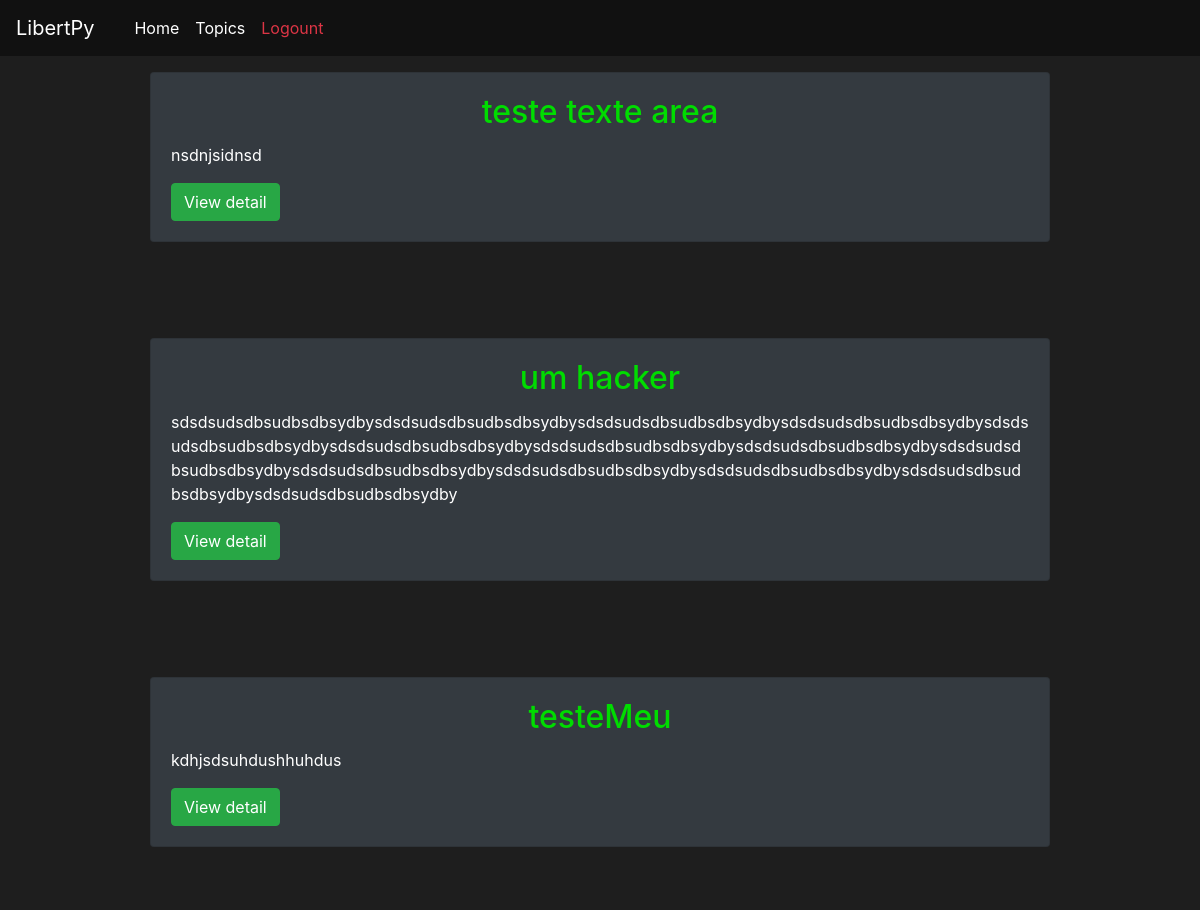
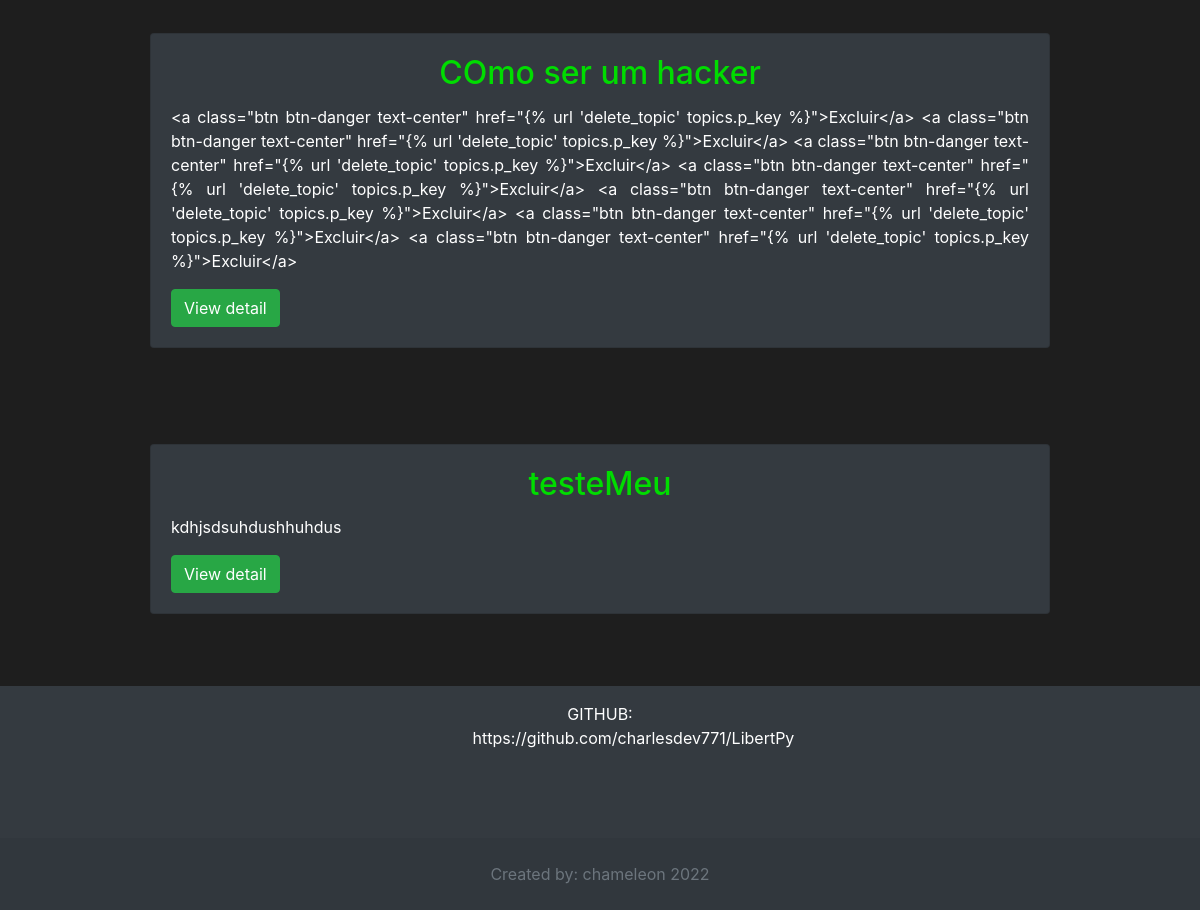
Screenshot of /topics_view/ (signed in) with the database file from the repository (2 pictures, top to bottom).
### core/models.py (models this page shows, shortened)
class Topics(models.Model):
    p_key = models.IntegerField(max_length=20, primary_key=True)
    title_topic = models.CharField(max_length=100)
    text_topic = models.CharField(max_length=300)

### core/views.py (the view)
# urls.py: path('topics_view/', topics_view, name='topics_view'),
def topics_view(request):
    try:
        topics = Topics.objects.all()
        return render(request, 'pages/topics.html', {"topics":topics})
    except Exception as error:
        return HttpResponse(error)

### core/templates/pages/topics.html (shortened to what this page needs)
{% load static %}
<!doctype html>
<html lang="pt-br">
  <head>
      <link rel="stylesheet" href="https://stackpath.bootstrapcdn.com/bootstrap/4.3.1/css/bootstrap.min.css">
    <link rel="stylesheet" href="{% static 'style.css' %}">
  </head>
  <body>
    <nav class="navbar navbar-expand-lg navbar-dark fixed-top navbar-black">
      <a class="navbar-brand" href="{% url 'home' %}">LibertPy</a>
      <div class="collapse navbar-collapse" id="drop">
        <ul class="navbar-nav ml-3">
          <li class="nav-item">
            <a class="nav-link active link-houver" href="{% url 'home' %}">Home</a>
          </li>
          <li class="nav-item">
            <a class="nav-link active" href="{% url 'topics_view' %}">Topics</a>
          </li>
          <div class="container row">
            {% if user.is_authenticated %}
            <li class="nav-item">
              <a class="nav-link text-danger" href="{% url 'logout_user' %}">Logount</a>
          {% endif %}
          </div>
        </ul>
      </div>
    </nav>
    {% for topic in topics  %}
      {% if not topic %}
          <h1 class="text-center text-dark display-1">
            Error in exibition of data
          </h1>
      {% else %}
      <section class="mt-5" id="topics">
          <div class="container-fluid">
            <div class="row justify-content-center">
                <article class="card bord-card imagem-card p-0 m-4 col-12 col-md-9 bg-dark">
                    <div class="card-body">
                      <h2 class="card-title text-center">{{ topic.title_topic }}</h2>
                      <p class="card-text text-justify text-white">{{topic.text_topic}}</p>
                      <a class="btn btn-success text-center" href="{% url 'view_detail' topic.p_key%}">View detail</a>
                    </div>
                </article>
            </div>
          </div>
        </section>
      {% endif %}
    {% endfor %}
<footer class="text-center text-lg-start bg-dark text-muted">
  <section class="">
    <div class="container text-center text-md-start mt-5">
      <div class="row mt-3">
        <div class="col-md-3 col-lg-4 col-xl-3 mx-auto mb-4 ">
          <p class="text-white mt-3">
            GITHUB: https://github.com/charlesdev771/LibertPy
          </p>
        </div>
      </div>
    </div>
  </section>
    <div class="text-center p-4 mt-5" style="background-color: rgba(0, 0, 0, 0.05);">
      <a class="text-reset fw-bold" href="https://mdbootstrap.com/">Created by: chameleon 2022</a>
    </div>
  </footer>
  </body>
</html>

### core/css/style.css (style rules this page uses)
body { background-color: rgb(30, 30, 30); }
.navbar-black { background-color: #111; }
h2 { color: rgb(0, 220, 0); }
article { background-color: rgb(50, 50, 50); }
footer { margin-top: 0px; }

### rows the page displays
Topics: title_topic "teste texte area", text_topic "nsdnjsidnsd"
Topics: title_topic "um hacker", text_topic "sdsdsudsdbsudbsdbsydbysdsdsudsdbsudbsdbsydbysdsdsudsdbsudbsdbsydbysdsdsudsdbsudbsdbsydbysdsdsudsdbsudbsdbsydbysdsdsudsdbsudbsdbsydbysdsdsudsdbsudbsdbsydbysdsdsudsdbsudbsdbsydbysdsdsudsdbsudbsdbsydbysdsdsudsdbsudbsdbsydbysdsdsudsdbsudbsdbsydbysdsdsudsdbsudbsdbsydbysdsdsudsdbsudbsdbsydbysdsdsudsdbsudbsdbsydby"
Topics: title_topic "testeMeu", text_topic "kdhjsdsuhdushhuhdus"
Topics: title_topic "COmo ser um hacker", text_topic "<a class=\"btn btn-danger text-center\" href=\"{% url 'delete_topic' topics.p_key %}\">Excluir</a> <a class=\"btn btn-danger text-center\" href=\"{% url 'delete_topic' topics.p_key %}\">Excluir</a> <a class=\"btn btn-danger text-center\" href=\"{% url 'delete_topic' topics.p_key %}\">Excluir</a> <a class=\"btn btn-danger text-center\" href=\"{% url 'delete_topic' topics.p_key %}\">Excluir</a> <a class=\"btn btn-danger text-center\" href=\"{% url 'delete_topic' topics.p_key %}\">Excluir</a> <a class=\"btn btn-danger text-center\" href=\"{% url 'delete_topic' topics.p_key %}\">Excluir</a> <a class=\"btn btn-danger text-center\" href=\"{% url 'delete_topic' topics.p_key %}\">Excluir</a>"
Topics: title_topic "testeMeu", text_topic "kdhjsdsuhdushhuhdus"
